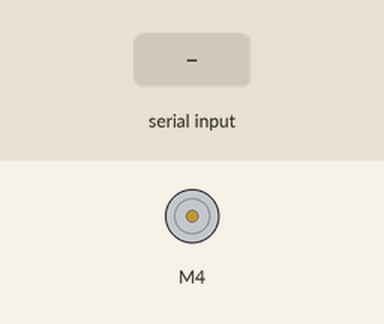
Bench run of a sketch on a simulated Arduino Uno, built with avr-gcc and run on an emulated ATmega328P. Shown: DC motor (green arrow = forward, orange = backward, longer = faster). Inputs (shaded band) come from the test bench. What the sketch prints to the serial monitor is not drawn.

Above: at 1.2 s.
1.3 s: "1" received over Serial
At 2.6 s:
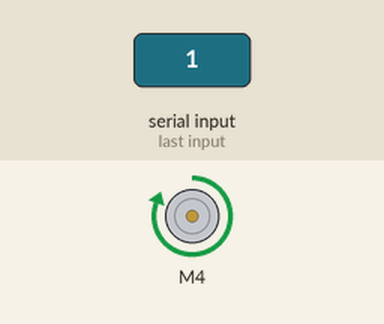
Timing chart, 0 to 12.8 s (numbered marks = the images above; inputs shaded):
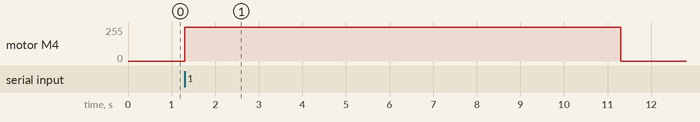

Measured:
- after the input at 1.3 s, motor M4: stopped → forward 255/255 at once, → stopped 10.0 s later

The sketch:

hack_2021.ino
```cpp
//Arduino Bluetooth Controlled Car//
// Before uploading the code you have to install the necessary library//
//AFMotor Library https://learn.adafruit.com/adafruit-motor-shield/library-install //

#include <AFMotor.h>

//initial motors pin
AF_DCMotor motor4(4, MOTOR12_1KHZ);


char data;

void setup() {
  Serial.begin(9600);                               //initialize serial COM at 9600 baudrate
                      //Turn OFF the Led in the beginning

  Serial.println("Hello!,How are you Python ?");
}
void loop() {
    //whatever the data that is coming in serially and assigning the value to the variable “data”

data = Serial.read();

if (data == '1'){
forward();
Serial.println("finish");
//Turn On the Led
}

}


void forward()

{

  motor4.setSpeed(255); //Define maximum velocity
  motor4.run(FORWARD);
  delay(10000);
  motor4.setSpeed(0);
  //Define minimum velocity
//  back();
  //rotate the motor clockwise
  Serial.println("finish12");

}

//void back()
//{

//   motor4.setSpeed(255); //Define minimum velocity
//   motor4.run(BACKWARD);
//   delay(2500);
//   motor4.setSpeed(0);

//}
```
